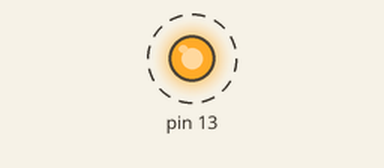
Bench run of a sketch on a simulated Arduino Uno, built with avr-gcc and run on an emulated ATmega328P. On the bench: output pins drawn as LEDs (lit = HIGH). Dashed ring = blinking.

Above: at 0.5 s.
Timing chart, 0 to 4.6 s (numbered marks = the images above):
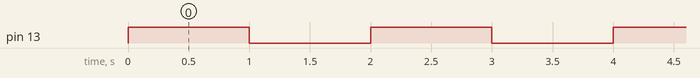

The sketch:

sketch_jun07a.ino
```cpp
// Pin 13 has an LED connected on most Arduino boards.
// give it a name:
int led = 13;

// the setup routine runs once when you press reset:
void setup() {
  // initialize the digital pin as an output.
  pinMode(13, OUTPUT);
}

// the loop routine runs over and over again forever:
void loop() {
  digitalWrite(13, HIGH);   // turn}
   delay(1000);               // wait for a second
  digitalWrite(13, LOW);    // turn the LED off by making the voltage LOW
  delay(1000);
}
```

Measured:
- by itself, pin 13: alternates HIGH for 1.0 s and LOW for 1.0 s
